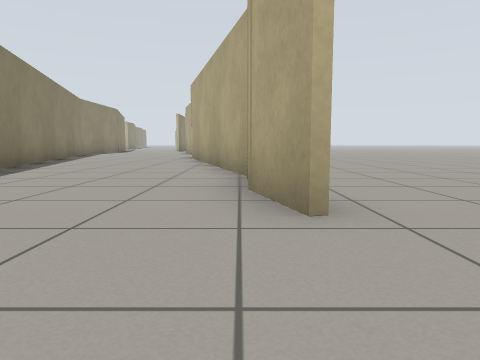
view 1 (above)

23 first-person views from a walk through a world built for the Gazebo simulator. The camera is 0.5 m above the floor, tilts 6° down and sees 70° across. The floor is counted in squares, 1 m on a side. Each view is taken from the middle of a square. On the plan, view 1 faces up. The plan holds only what a view shows up to about 9 squares ahead; the rest is blank. The place goes on beyond the plan.

view 2
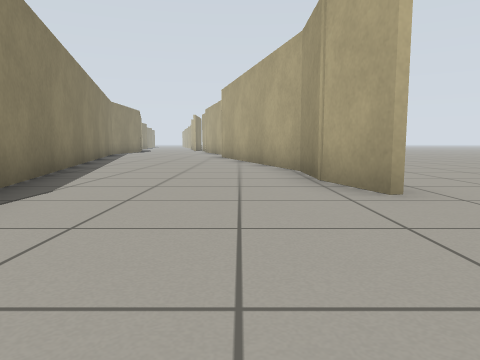

view 3
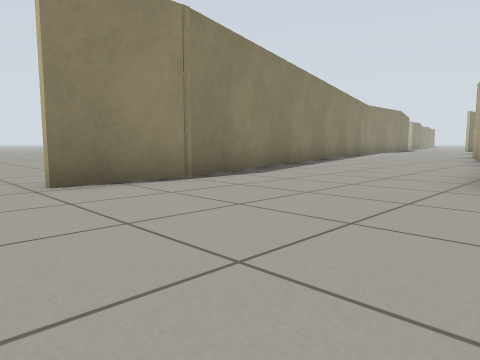

view 4
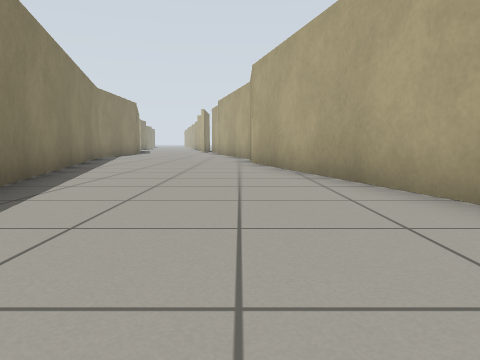

view 5
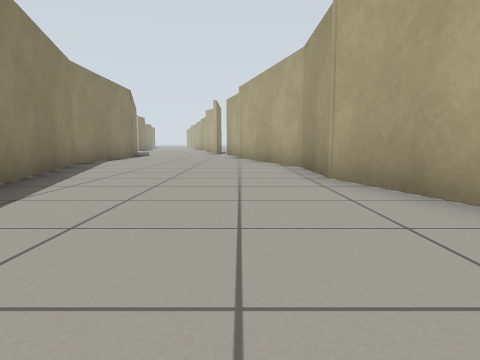

view 6
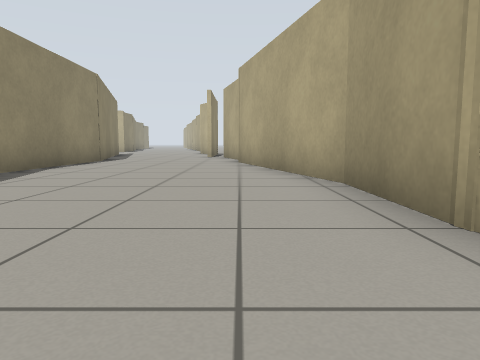

view 7
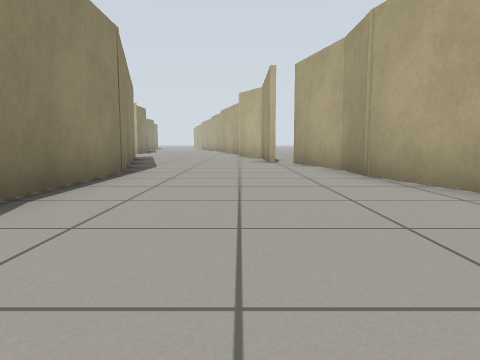

view 8
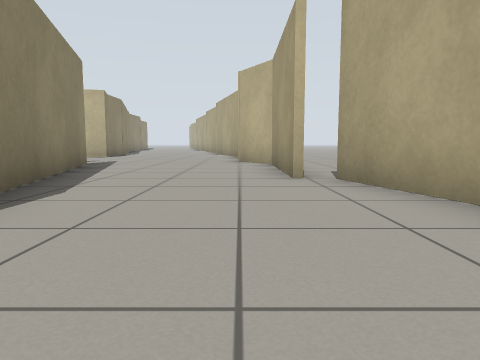

view 9
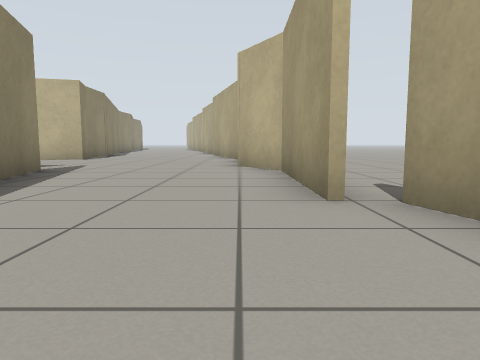

view 10
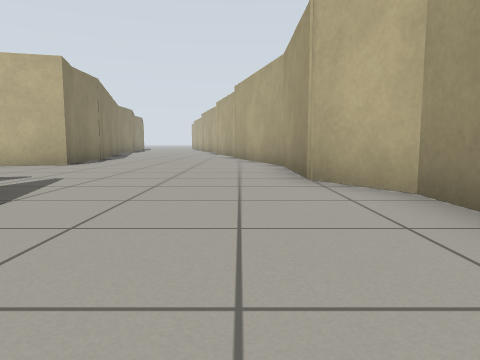

view 11
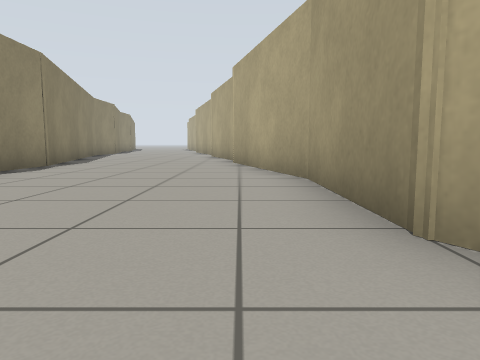

view 12
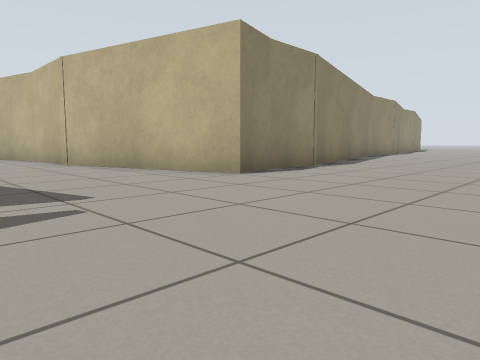

view 13
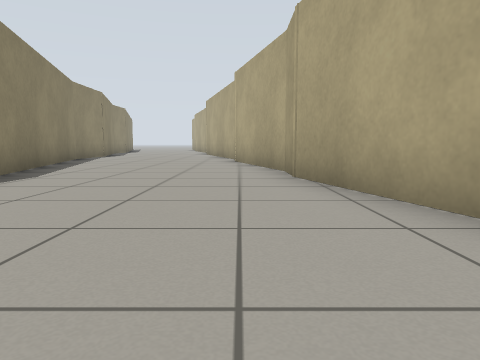

view 14
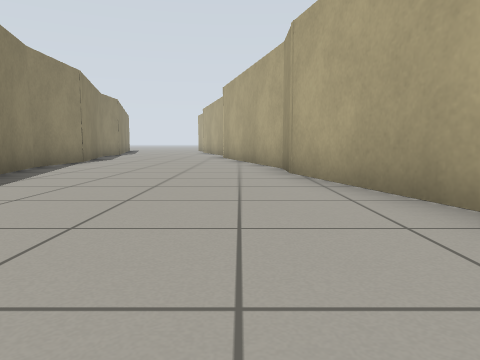

view 15
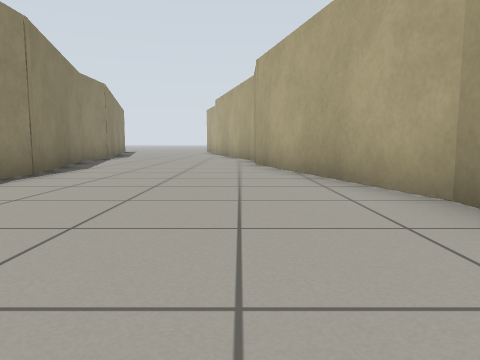

view 16
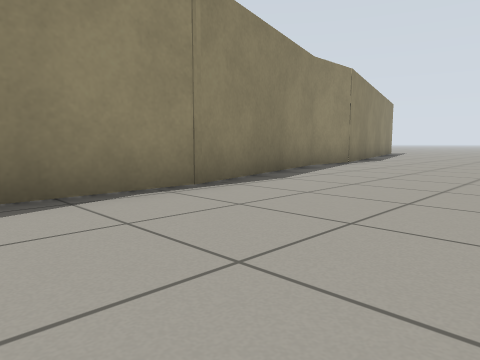

view 17
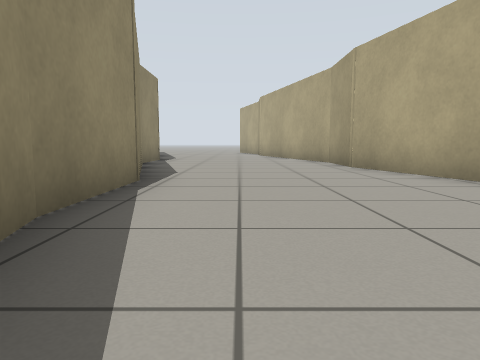

view 18
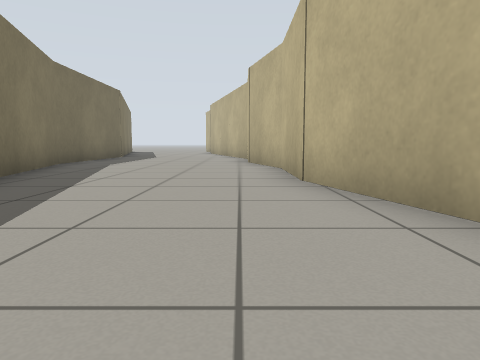

view 19
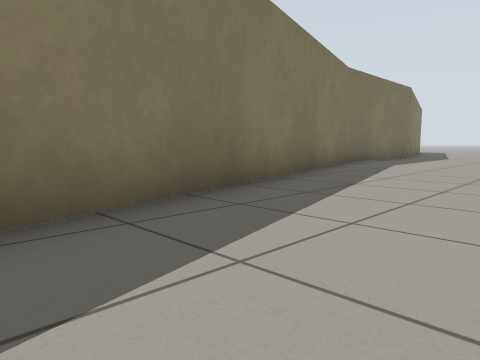

view 20
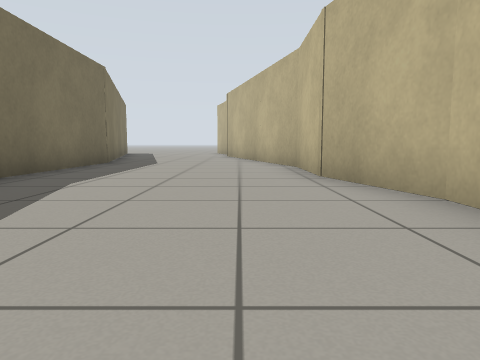

view 21
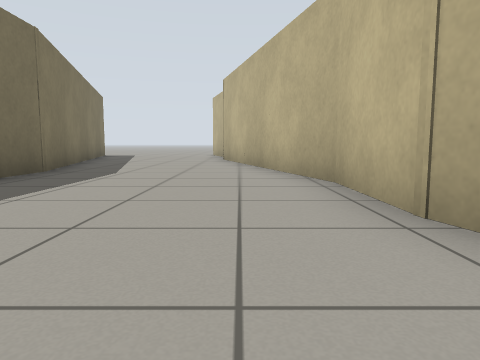

view 22
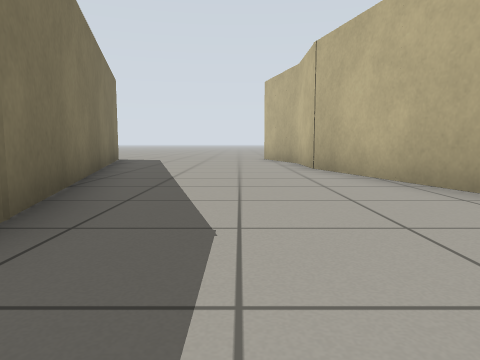

view 23
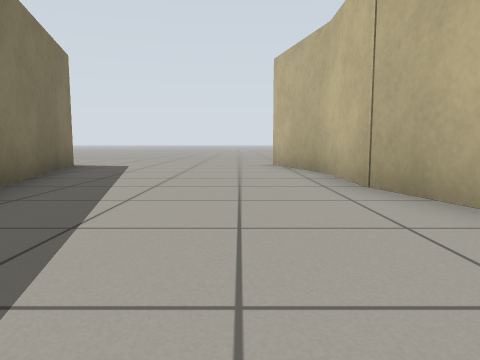

### Floor plan
Points are (right, up) in squares from view 1. A wall is a line through its corners. A room is listed if a view was taken in it or the views show most of it. See-through windows are left out.
Room 1 (views 1, 2, 3, 4, 5, 6)
walls: (0.1, 3.6) (0.1, 5.4); (0.5, 2.3) (0.1, 3.9); (0.1, 5.3) (-1.7, 12.2); (-3.2, 1.2) (-3.2, -0.9); (-5.6, 10.1) (-3.2, 1)
ways out: opening at (-3.5, 10.5) to room 2; opening at (-3, -1.5); opening at (1.5, 1.5)
Room 2 (views 7, 8, 9, 10, 11)
walls: (-3, 19.2) (-3, 20.8); (-7.1, 20.2) (-7.1, 15.5); (-7.1, 15.6) (-5.6, 10.1); (-3, 20.6) (-3.6, 22.9); (-1.7, 14.3) (-3, 19.5); (-4.2, 22.9) (-4.2, 26.4) (-5, 27.8); (-1.7, 11.9) (-1.7, 14.4); (-8.4, 25) (-7.1, 20)
ways out: opening at (-3.5, 10.5) to room 1; opening at (-6.5, 25.5) to room 3
Room 3 (views 12, 13, 14, 15, 16, 17, 18, 19)
walls: (-10.4, 34) (-10.4, 32.1); (-6.2, 36.2) (-7.2, 40); (-6.2, 35.1) (-6.2, 36.4); (-10.4, 32.2) (-10, 31.1) (-12.8, 30.4); (-7.1, 39.8) (-7.1, 41); (-7.1, 40.9) (-8.6, 46.6); (-12.4, 41.4) (-10.3, 33.7); (-5, 30.8) (-6.2, 35.3); (-12.4, 43.8) (-12.4, 41.2); (-5, 27.8) (-5, 31); (-8.9, 26.7) (-8.4, 25); (-11.2, 26.4) (-10.3, 26.7); (-8.6, 46.2) (-8.6, 48.1); (-13.5, 48) (-12.3, 43.5); (-13.5, 48.5) (-13.5, 47.9)
ways out: opening at (-6.5, 25.5) to room 2; opening at (-11.5, 28.5) to room 4
Room 4 (views 20, 21, 22, 23)
walls: (-21.3, 29.3) (-28.1, 27.5); (-19.3, 29.2) (-21.5, 29.2); (-23.3, 24.5) (-18.5, 24.5); (-18.6, 24.5) (-11.2, 26.4); (-17, 29.9) (-19.5, 29.2); (-27.9, 27.5) (-29.9, 27.5); (-14.6, 29.9) (-17.1, 29.9); (-29.8, 27.5) (-30.5, 27.3); (-12.8, 30.4) (-14.9, 29.8); (-30.5, 22.5) (-23, 24.5)
ways out: opening at (-11.5, 28.5) to room 3

Where each view was taken, in squares from view 1:
view 1: 0 up, 0 right, facing up
view 2: 1 down, 1 left, facing up
view 3: 2 down, 1 right, facing up-left
view 4: 3 up, 2 left, facing up
view 5: 7 up, 3 left, facing up
view 6: 10 up, 3 left, facing up
view 7: 14 up, 5 left, facing up
view 8: 18 up, 5 left, facing up
view 9: 20 up, 5 left, facing up
view 10: 23 up, 6 left, facing up
view 11: 26 up, 6 left, facing up
view 12: 27 up, 6 left, facing up-left
view 13: 30 up, 7 left, facing up
view 14: 34 up, 8 left, facing up
view 15: 38 up, 9 left, facing up
view 16: 41 up, 9 left, facing up-left
view 17: 39 up, 11 left, facing up
view 18: 29 up, 10 left, facing left
view 19: 29 up, 10 left, facing down-left
view 20: 28 up, 14 left, facing left
view 21: 28 up, 17 left, facing left
view 22: 26 up, 21 left, facing left
view 23: 26 up, 24 left, facing left
